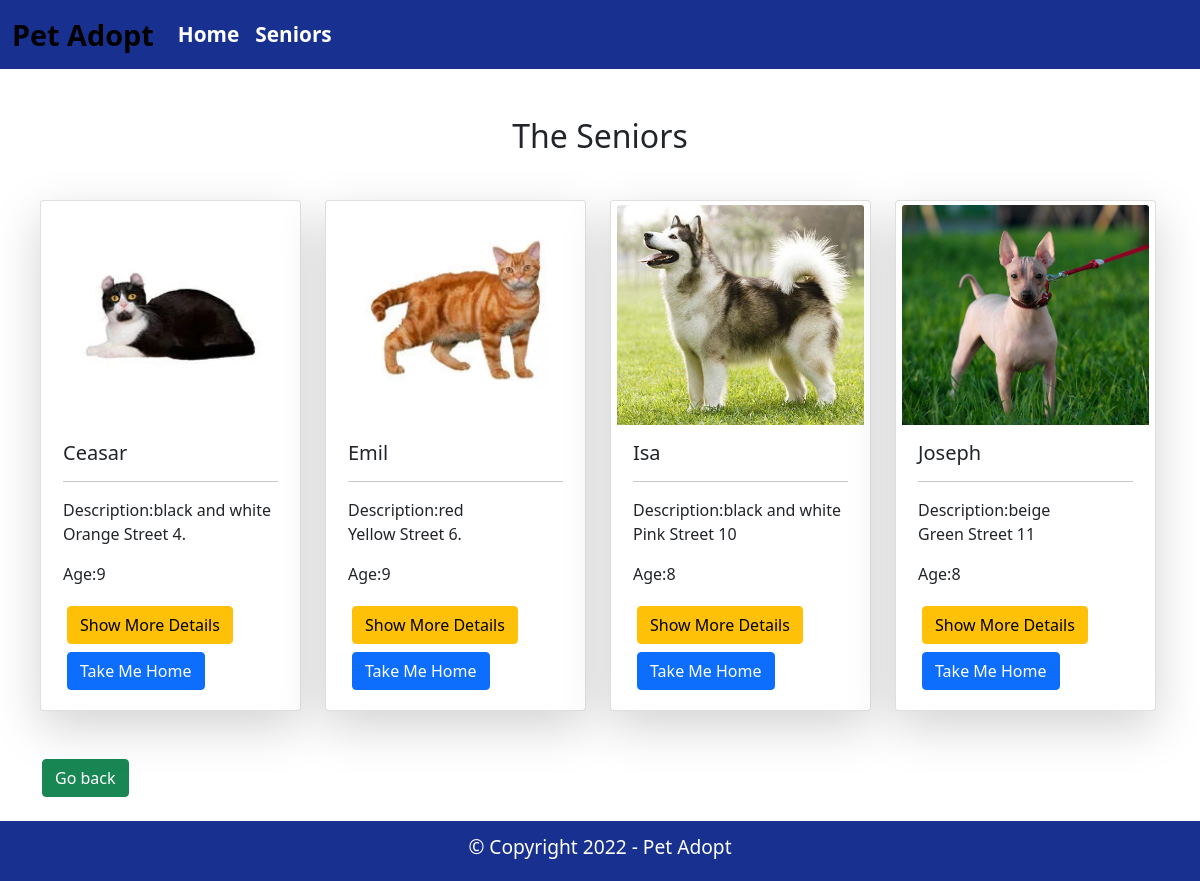
/senior.php (signed in), run on the app's committed database.
### tables this page shows
CREATE TABLE `animals` (
  `id` int(11) NOT NULL,
  `name` varchar(30) NOT NULL,
  `picture` varchar(255) DEFAULT NULL,
  `breed` varchar(30) NOT NULL,
  `age` int(11) NOT NULL,
  `type` varchar(30) NOT NULL,
  `description` varchar(30) NOT NULL,
  `character` varchar(30) NOT NULL,
  `location` varchar(30) NOT NULL,
  `status` enum('available','adopted') DEFAULT 'available'
);

### senior.php (the view, shortened to what this page needs)
<?php
require_once 'components/db_connect.php';
$sql ="SELECT * FROM animals";
    $result = mysqli_query($connect, $sql);
    $body = "";
    $nOR = mysqli_num_rows($result);
    if($nOR == 0) {
        $body = "No results";
    } else {
        $rows = mysqli_fetch_all($result, MYSQLI_ASSOC);
        foreach($rows as $val) {
            if($val["age"] > 7) {
            $body .= '<div class=" mb-5 col col-12 col-sm-12 col-md-6 col-lg-3 d-flex align-items-stretch">
            <div class="row g-1 container-fluid card shadow-lg bg-card-color">
            <div class="";">
            <img style="width:100%; height:220px; object-fit: cover;" src=animals/pictures/'.$val["picture"].' class="card-img-top img-fluid" alt="...">
            <div class="card-body">
              <h5 class="card-title">'.$val["name"].'</h5>
              <hr>
              <p class="card-text">Description:'.$val["description"].'<br> '.$val["location"].'</p>
              <p class="card-text">Age:'.$val["age"].'</p>
              <a href="show.php?id='.$val["id"].'" class="m-1 btn btn-warning">Show More Details</a>
              <a href="adopt.php?id='.$val["id"].'" class="m-1 btn btn-primary">Take Me Home</a>
            </div>
            </div>
            </div>
          </div>
          ';
        }
    }
}
?>
<!DOCTYPE html>
<html lang="en">
<head>
<?php require_once 'components/boot.php'?>
</head>
<body>
<nav class="navbar navbar-expand-lg navbar-dark" style="background-color:#183190">
  <div class="container-fluid ">
    <a class="navbar-brand" href="#" style="color:black; font-size:1.8rem;font-weight:bold">Pet Adopt</a>
    <div class="collapse navbar-collapse" id="navbarNav">
      <ul class="navbar-nav">
        <li class="nav-item">
          <a class="nav-link active" aria-current="page" href="index.php" style="font-size:1.3rem; font-weight:bold">Home</a>
        </li>
        <li class="nav-item">
          <a class="nav-link active" href="senior.php" style="font-size:1.3rem; font-weight:bold">Seniors</a>
        </li>
      </ul>
    </div>
  </div>
</nav>
<div class="container">
    <h2 class="text-center m-5">The Seniors</h2>
    <div class="row">
    <?= $body ?>
    </div>
    <a class="btn btn-success mb-4" href="home.php">Go back</a>
</div>
<div class="d-flex footer text-center align-items-center justify-content-center text-white" style="background-color: #183190;
    height: 60px;">
    <h2 style="font-size:1.2rem">&copy; Copyright 2022 - Pet Adopt</h2>
</div>
</body>
</html>

### data on the page
animals: picture (picture), name "Ceasar", description "black and white", location "Orange Street 4.", age "9"
animals: picture (picture), name "Emil", description "red", location "Yellow Street 6.", age "9"
animals: picture (picture), name "Isa", description "black and white", location "Pink Street 10", age "8"
animals: picture (picture), name "Joseph", description "beige", location "Green Street 11", age "8"
